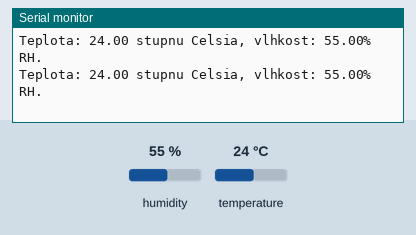
The sketch below on a simulated Arduino Uno, built with avr-gcc and run on an emulated ATmega328P. Shown: the last lines printed to the serial monitor. The inputs (shaded band) are chosen by the test bench; at power-on: humidity 55 %, temperature 24 °C.

Above: at 2.8 s.
2.9 s: humidity set to 22 %
At 4.8 s:
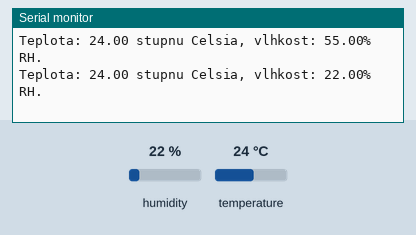
5.6 s: temperature set to 12 °C
At 6.7 s:
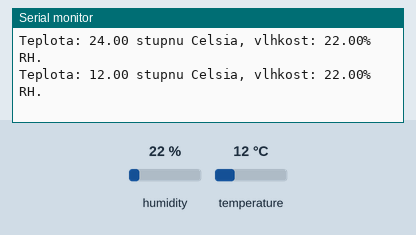
8.3 s: humidity set to 40 %
At 9.9 s:
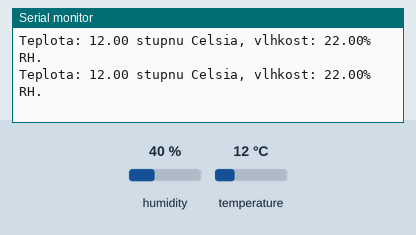
Timing chart, 0 to 11.4 s (numbered marks = the images above; inputs shaded):
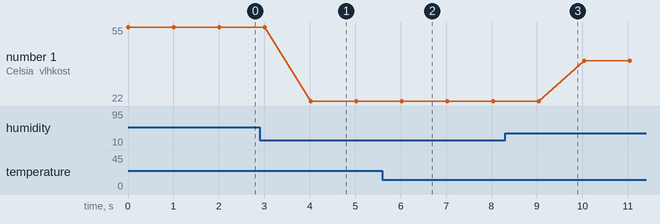

The sketch:

teplota.ino
```cpp
// Teploměr a vlhkoměr AM2120

// připojení potřebné knihovny
#include "DHT.h"
// nastavení čísla propojovacího pinu
#define pinDHT 5
// vytvoření instance senzoru z knihovny,
// s nastavením typu DHT22, který má stejný
// typ komunikace jako AM2120
DHT dht(pinDHT, DHT22);

void setup() {
  // inicializace komunikace po sériové lince
  Serial.begin(9600);
  // zahájení komunikace se senzorem DHT
  dht.begin();
}

void loop() {
  // načtení teploty do proměnné
  float teplota = dht.readTemperature();
  // načtení vlhkosti do proměnné
  float vlhkost = dht.readHumidity();
  // kontrola, jestli jsou načtené hodnoty čísla, pomocí funkce isnan
  if (isnan(teplota) || isnan(vlhkost)) {
    // při chybném čtení vypiš hlášku
    Serial.println("Chyba při čtení z DHT senzoru!");
  } else {
    // pokud jsou hodnoty v pořádku,
    // vypiš je po sériové lince
    Serial.print("Teplota: ");
    Serial.print(teplota);
    Serial.print(" stupnu Celsia, ");
    Serial.print("vlhkost: ");
    Serial.print(vlhkost);
    Serial.println("% RH.");
  }
  // pauza před novým během smyčky
  delay(1000);
}
```

Measured:
- after the input at 2.9 s, the serial monitor: prints a new line after 1.1 s (image 1)
- after the input at 5.6 s, the serial monitor: prints a new line after 0.43 s (image 2)
- plotted number 1: 55 → 22 after the input at 2.9 s, 22 → 40 after the input at 8.3 s
